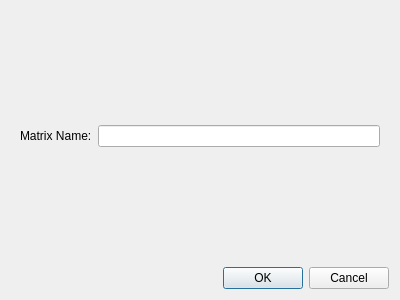
<?xml version="1.0" encoding="UTF-8"?>
<ui version="4.0">
    <class>Dialog</class>
    <widget class="QDialog" name="Dialog">
        <property name="geometry">
            <rect>
                <x>0</x>
                <y>0</y>
                <width>400</width>
                <height>300</height>
            </rect>
        </property>
        <property name="windowTitle">
            <string>Dialog</string>
        </property>
        <layout class="QVBoxLayout" name="verticalLayout">
            <item>
                <widget class="QWidget" name="widget" native="true">
                    <layout class="QHBoxLayout" name="horizontalLayout">
                        <item>
                            <widget class="QLabel" name="label">
                                <property name="text">
                                    <string>Matrix Name:</string>
                                </property>
                            </widget>
                        </item>
                        <item>
                            <widget class="QLineEdit" name="lineEdit"/>
                        </item>
                    </layout>
                </widget>
            </item>
            <item>
                <widget class="QDialogButtonBox" name="buttonBox">
                    <property name="orientation">
                        <enum>Qt::Horizontal</enum>
                    </property>
                    <property name="standardButtons">
                        <set>QDialogButtonBox::Cancel|QDialogButtonBox::Ok</set>
                    </property>
                </widget>
            </item>
        </layout>
    </widget>
    <resources/>
    <connections>
        <connection>
            <sender>buttonBox</sender>
            <signal>accepted()</signal>
            <receiver>Dialog</receiver>
            <slot>accept()</slot>
            <hints>
                <hint type="sourcelabel">
                    <x>248</x>
                    <y>254</y>
                </hint>
                <hint type="destinationlabel">
                    <x>157</x>
                    <y>274</y>
                </hint>
            </hints>
        </connection>
        <connection>
            <sender>buttonBox</sender>
            <signal>rejected()</signal>
            <receiver>Dialog</receiver>
            <slot>reject()</slot>
            <hints>
                <hint type="sourcelabel">
                    <x>316</x>
                    <y>260</y>
                </hint>
                <hint type="destinationlabel">
                    <x>286</x>
                    <y>274</y>
                </hint>
            </hints>
        </connection>
    </connections>
</ui>
